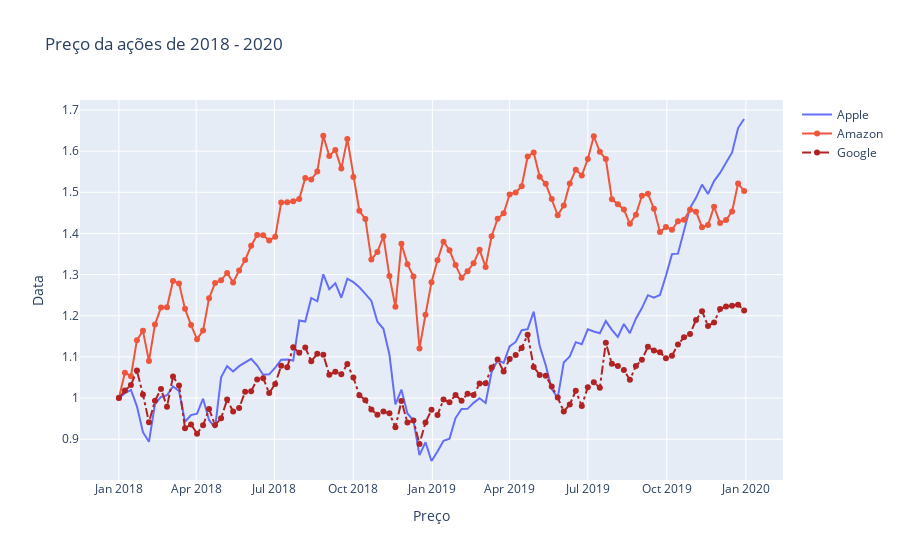

The code cell stored with this chart in its notebook:
### Code cell
# criando uma layout para os 3 graficos 
fig= go.Figure()
fig.add_trace(go.Scatter(x= df_stocks.date, y = df_stocks.AAPL,
                        mode='lines', name = "Apple"
                        ))
fig.add_trace(go.Scatter(x= df_stocks.date, y = df_stocks.AMZN,
                        mode='lines+markers', name = "Amazon"
                        ))
fig.add_trace(go.Scatter(x= df_stocks.date, y = df_stocks.GOOG,
                        mode='lines+markers', name = "Google",
                        line = dict(color="firebrick",width =2,
                                   dash = "dashdot")))

fig.update_layout(title ="Preço da ações de 2018 - 2020",
                 xaxis_title= "Preço",yaxis_title ="Data"
                 )
